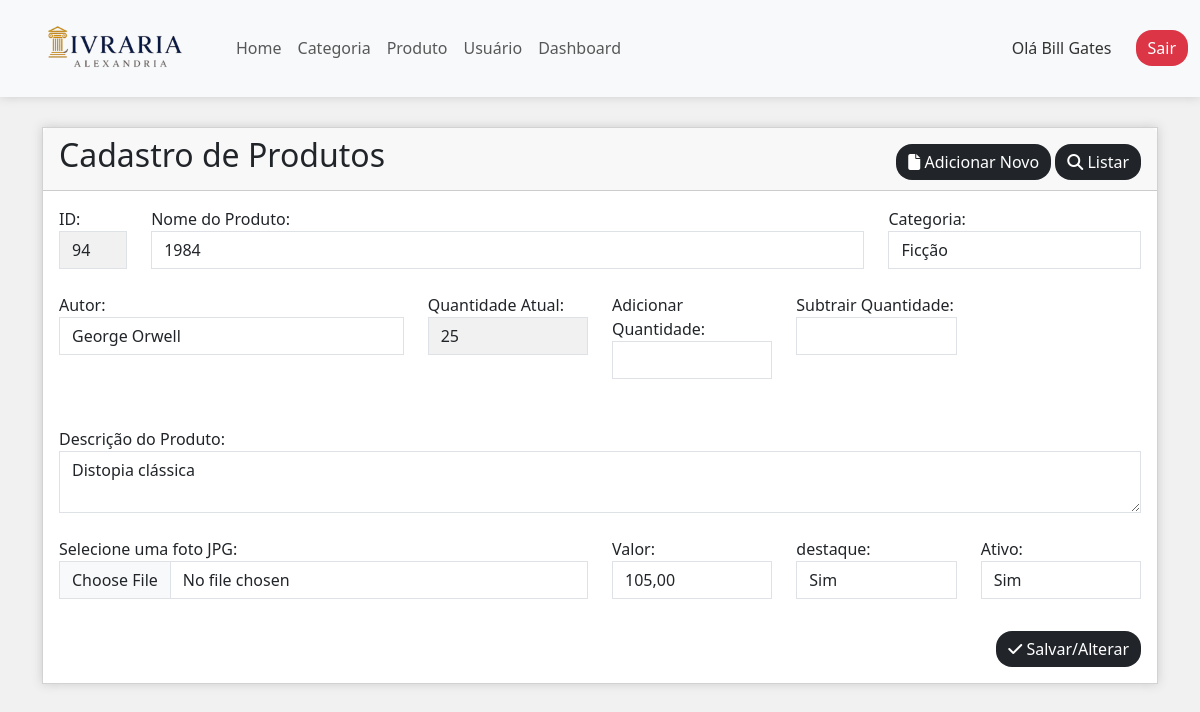
Before: /public/produto/index/94 (signed in) with the older database file.
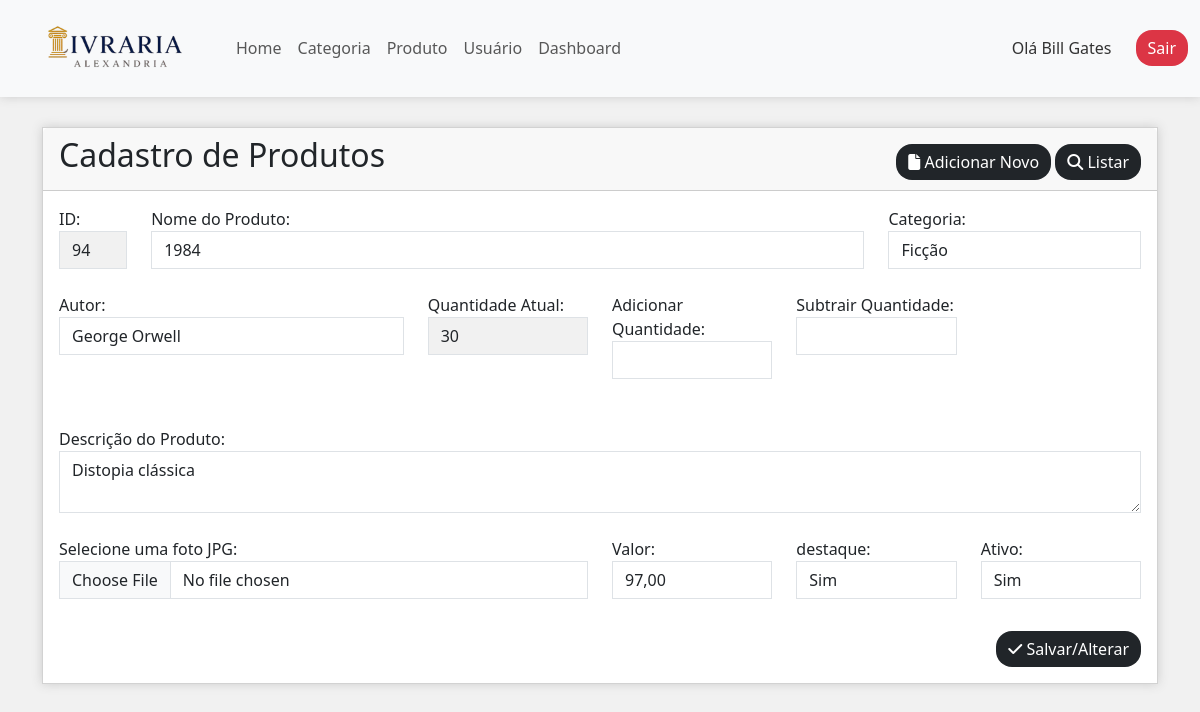
After: the same page with the newer database file.
### tables this page shows
CREATE TABLE `produto` (
  `id` int(11) NOT NULL,
  `nome` varchar(250) NOT NULL,
  `categoria_id` int(11) NOT NULL,
  `autor` varchar(50) NOT NULL,
  `descricao` text NOT NULL,
  `imagem` varchar(100) NOT NULL,
  `valor` double NOT NULL,
  `destaque` enum('S','N') NOT NULL,
  `ativo` enum('S','N') NOT NULL,
  `quantidade` int(11) DEFAULT 0
);

### controllers/ProdutoController.php (called while the page is built, shortened)
<?php
    require "../models/Produto.php";
    class ProdutoController {
        public function __construct()
        {
            $db = new Conexao();
            $pdo = $db->conectar();
            $this->produto = new Produto($pdo);
        }
        public function index($id) {
            require "../views/produto/index.php";
        }
    }

### models/Produto.php (called while the page is built, shortened)
<?php
class Produto
{
    private $pdo;
    public function __construct($pdo)
    {
        $this->pdo = $pdo;
    }
    public function listarCategoria()
    {
        $sql = "select * from categoria order by descricao";
        $consulta = $this->pdo->prepare($sql);
        $consulta->execute();
        return $consulta->fetchAll(PDO::FETCH_OBJ);
    }
    public function editar($id)
    {
        $sql = "select * from produto where id = :id limit 1";
        $consulta = $this->pdo->prepare($sql);
        $consulta->bindParam(":id", $id);
        $consulta->execute();
        return $consulta->fetch(PDO::FETCH_OBJ);
    }
}

### views/produto/index.php (the view, shortened to what the changed rows need)
<link href="https://cdn.jsdelivr.net/npm/summernote@0.9.0/dist/summernote.min.css" rel="stylesheet">
<?php
if (!empty($id)) {
    $dados = $this->produto->editar($id);
}
$id = $dados->id ?? NULL;
$nome = $dados->nome ?? NULL;
$descricao = $dados->descricao ?? NULL;
$valor = $dados->valor ?? NULL;
$autor = $dados->autor ?? NULL;
$quantidade = $dados->quantidade ?? NULL;
$valor = number_format($valor, 2, ",", ".");
?>
<div class="container">
    <div class="card">
        <div class="card-header">
            <div class="float-start">
                <h2>Cadastro de Produtos</h2>
            </div>
            <div class="float-end">
                <a href="produto" class="btn btn-dark mt-2 border-0 rounded-4">
                    <i class="fas fa-file"></i> Adicionar Novo
                </a>
                <a href="produto/listar" class="btn btn-dark mt-2 border-0 rounded-4">
                    <i class="fas fa-search"></i> Listar
                </a>
            </div>
        </div>
        <div class="card-body">
            <form name="formCadastro" method="post" action="produto/salvar" enctype="multipart/form-data"
            data-parsley-validate="">
                <div class="row">
                    <div class="col-12 col-md-1">
                        <label for="id">ID:</label>
                        <input type="text" readonly name="id" id="id" class="form-control" value="<?= $id ?>">
                    </div>
                    <div class="col-12 col-md-8">
                        <label for="nome">Nome do Produto:</label>
                        <input type="text" name="nome" id="nome" class="form-control" required
                        data-parsley-required-message="Digite o nome do produto" value="<?= $nome ?>">
                    </div>
                    <div class="col-12 col-md-3">
                        <label for="categoria_id">Categoria:</label>
                        <select name="categoria_id" id="categoria_id" class="form-control"
                        required data-parsley-required-message="Selecione uma categoria">
                            <?php
                            $dadosCategoria = $this->produto->listarCategoria();
                            foreach ($dadosCategoria as $dados) {
                            ?>
                                <option value="<?= $dados->id ?>">
                                    <?= $dados->descricao ?>
                                </option>
                            <?php
                        }
                            ?>
                        </select>
                    </div>
                </div>
                <br>
                <div class="row">
                    <div class="col-12 col-md-4">
                        <label for="autor">Autor:</label>
                        <input type="text" name="autor" id="autor" class="form-control" required data-parsley-required-message="Digite o nome do autor" value="<?= $autor ?>">
                    </div>
                    <div class="col-12 col-md-2">
                        <label for="quantidade">Quantidade Atual:</label>
                        <input type="text" readonly name="quantidade" id="quantidade" class="form-control" value="<?= $quantidade ?>">
                    </div>
                    <div class="col-12 col-md-2">
                        <label for="adicionar_quantidade">Adicionar Quantidade:</label>
                        <input type="number" name="adicionar_quantidade" id="adicionar_quantidade" class="form-control">
                    </div>
                    <div class="col-12 col-md-2">
                        <label for="subtrair_quantidade">Subtrair Quantidade:</label>
                        <input type="number" name="subtrair_quantidade" id="subtrair_quantidade" class="form-control">
                    </div>
                </div>
                <br>
                <br>
                <div class="row">
                    <div class="col-12 col-md-12">
                        <label for="descricao">Descrição do Produto:</label>
                        <textarea name="descricao" id="descricao" class="form-control" required data-parsley-required-message="Digite a descrição do produto"><?= $descricao ?></textarea>
                    </div>
                </div>
                <br>
                <div class="row">
                    <div class="col-12 col-md-6">
                        <label for="descricao">Selecione uma foto JPG:</label>
                        <input type="file" name="imagem" id="imagem" class="form-control" accept=".jpg">
                    </div>
                    <div class="col-12 col-md-2">
                        <label for="valor">Valor:</label>
                        <input type="text" name="valor" id="valor" class="form-control" required data-parsley-required-message="Digite o valor" value="<?= $valor ?>">
                    </div>
                    <div class="col-12 col-md-2">
                        <label for="destaque">destaque:</label>
                        <select name="destaque" id="destaque" class="form-control" required data-parsley-require-message="Selecione">
                            <option value="S">Sim</option>
                        </select>
                    </div>
                    <div class="col-12 col-md-2">
                        <label for="ativo">Ativo:</label>
                        <select name="ativo" id="ativo" class="form-control" required data-parsley-require-message="Selecione">
                            <option value="S">Sim</option>
                        </select>
                    </div>
                </div>
                <br>
                <button type="submit" class="btn btn-dark mt-2 border-0 rounded-4 float-end">
                    <i class="fas fa-check"></i> Salvar/Alterar
                </button>
            </form>
        </div>
    </div>
</div>

Changed rows visible on the page:
changed produto "George Orwell": quantidade "25" → "30"; valor "105,00" → "97,00"
